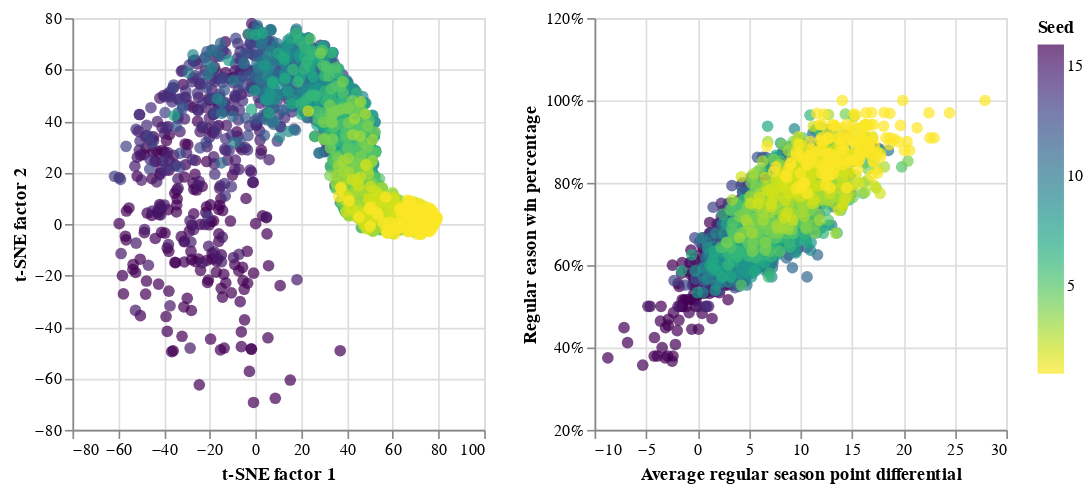

Notebook code for this chart:
### Markdown cell above
### How correlated are the embeddings to tournament seeding?
We see a high correlation between the assigned seed and our embeddings. Our embeddings appear to be a better representation of the seeding than the aggregated statistics, which makes sense since our method uses pair-wise comparisons and effectively accounts for team strength while aggregated statistics do not.

### Code cell
#collapse_hide

axis_ranges = [[-80,100],
               [-80,80],
               [-10,30],
               [.2,1.2]]

def plot_comparison(df, colorBy, orderBy, axis_ranges):

    selector = alt.selection_single(empty='all', fields=['TeamName'])

    base = alt.Chart(df).mark_point(filled=True,size=50).encode(
        color=alt.condition(selector,
                            colorBy,
                            alt.value('lightgray') ),
        order=orderBy,
        tooltip=['TeamName','Seed']
    ).properties(
        width=250,
        height=250
    ).add_selection(selector).interactive()

    chart1 = [alt.X('factor1:Q',
                    scale=alt.Scale(domain=axis_ranges[0]),
                    axis=alt.Axis(title='t-SNE factor 1')),
            alt.Y('factor2:Q',
                    scale=alt.Scale(domain=axis_ranges[1]),
                    axis=alt.Axis(title='t-SNE factor 2'))]

    chart2 = [alt.X('RegPoint_diff:Q',
                    scale=alt.Scale(domain=axis_ranges[2]),
                    axis=alt.Axis(title='Average regular season point differential')),
            alt.Y('RegWins:Q',
                    scale=alt.Scale(domain=axis_ranges[3]),
                    axis=alt.Axis(format='%', title='Regular eason win percentage'))]

    return base, chart1, chart2

colorBy = alt.Color('Seed:Q', scale=alt.Scale(scheme='viridis',reverse=True))
orderBy = alt.Order('Seed:Q', sort='descending')
base, chart1, chart2 = plot_comparison( df,colorBy, orderBy, axis_ranges)

base.encode(*chart1)  | base.encode(*chart2)

### Figure 1 — Vega-Lite specification as saved in the notebook (floating-point values rounded to 4 significant figures; data arrays with more than 128 entries replaced by an {"elided": "..."} marker saying what was removed)
{"config": {"view": {"continuousWidth": 400, "continuousHeight": 300}}, "hconcat": [{"mark": {"type": "point", "filled": true, "size": 50}, "encoding": {"color": {"condition": {"type": "quantitative", "field": "Seed", "scale": {"reverse": true, "scheme": "viridis"}, "selection": "selector001"}, "value": "lightgray"}, "order": {"type": "quantitative", "field": "Seed", "sort": "descending"}, "tooltip": [{"type": "nominal", "field": "TeamName"}, {"type": "nominal", "field": "Seed"}], "x": {"type": "quantitative", "axis": {"title": "t-SNE factor 1"}, "field": "factor1", "scale": {"domain": [-80, 100]}}, "y": {"type": "quantitative", "axis": {"title": "t-SNE factor 2"}, "field": "factor2", "scale": {"domain": [-80, 80]}}}, "height": 250, "selection": {"selector001": {"type": "single", "empty": "all", "fields": ["TeamName"]}, "selector002": {"type": "interval", "bind": "scales", "encodings": ["x", "y"]}}, "width": 250}, {"mark": {"type": "point", "filled": true, "size": 50}, "encoding": {"color": {"condition": {"type": "quantitative", "field": "Seed", "scale": {"reverse": true, "scheme": "viridis"}, "selection": "selector001"}, "value": "lightgray"}, "order": {"type": "quantitative", "field": "Seed", "sort": "descending"}, "tooltip": [{"type": "nominal", "field": "TeamName"}, {"type": "nominal", "field": "Seed"}], "x": {"type": "quantitative", "axis": {"title": "Average regular season point differential"}, "field": "RegPoint_diff", "scale": {"domain": [-10, 30]}}, "y": {"type": "quantitative", "axis": {"format": "%", "title": "Regular eason win percentage"}, "field": "RegWins", "scale": {"domain": [0.2, 1.2]}}}, "height": 250, "selection": {"selector001": {"type": "single", "empty": "all", "fields": ["TeamName"]}, "selector002": {"type": "interval", "bind": "scales", "encodings": ["x", "y"]}}, "width": 250}], "data": {"name": "data-274a07994cdf6176007e7490956451fe"}, "$schema": "https://vega.github.io/schema/vega-lite/v4.8.1.json", "datasets": {"data-274a07994cdf6176007e7490956451fe": {"elided": "2286 records"}}}
